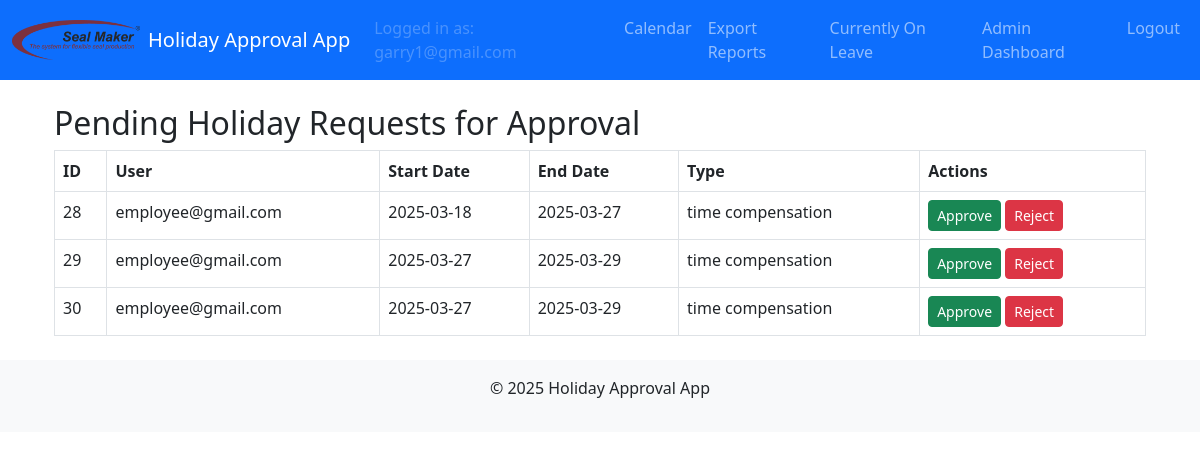
Before: /approval_requests (signed in) with the older database file.
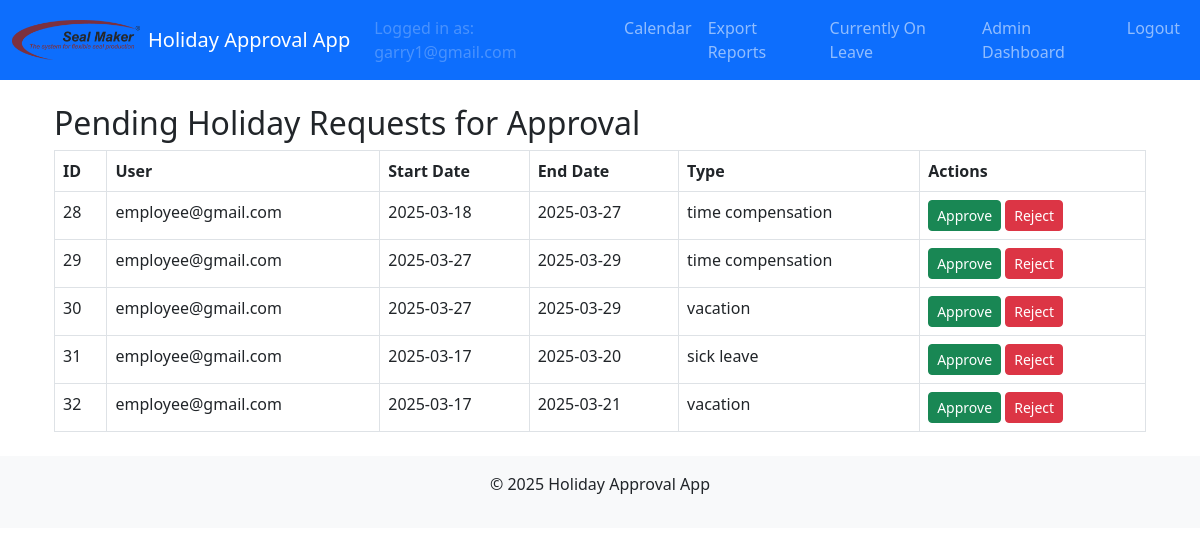
After: the same page with the newer database file.
### models.py (models this page shows, shortened)
class HolidayRequest(db.Model):
    id = db.Column(db.Integer, primary_key=True)
    user_id = db.Column(db.Integer, db.ForeignKey('user.id'), nullable=False)
    start_date = db.Column(db.Date, nullable=False)
    end_date = db.Column(db.Date, nullable=False)
    request_type = db.Column(db.String(50), nullable=False)  # e.g., 'vacation', 'time compensation'
    status = db.Column(db.String(20), nullable=False, default='pending')
    comment = db.Column(db.String(200))
    user = db.relationship('User', backref=db.backref('holiday_requests', lazy=True))
    approvals = db.relationship('Approval', backref='holiday_request', lazy=True)

class User(UserMixin, db.Model):
    id = db.Column(db.Integer, primary_key=True)
    email = db.Column(db.String(120), unique=True, nullable=False)
    name = db.Column(db.String(120), nullable=True)           # Full name field
    cost_center = db.Column(db.String(50), nullable=True)       # Cost center field
    password_hash = db.Column(db.String(128), nullable=False)
    role = db.Column(db.String(20), nullable=False)             # Roles: employee, supervisor, manager, admin, hr, sub-admin
    time_off_balance = db.Column(db.Float, nullable=False, default=20.0, server_default="20.0")
    active = db.Column(db.Boolean, nullable=False, default=True, server_default="1")
    department = db.Column(db.String(100), nullable=True)       # Department field
    force_password_reset = db.Column(db.Boolean, nullable=False, default=False, server_default="0")

### main/routes.py (the view)
@main_bp.route('/approval_requests')
@login_required
def approval_requests():
    if current_user.role not in ['supervisor', 'manager', 'admin']:
        flash(_("Access denied: you do not have permission to view this page."), "danger")
        return redirect(url_for('main.calendar'))
    pending_requests = HolidayRequest.query.filter_by(status='pending').all()
    return render_template('approval_requests.html', requests=pending_requests)

### app.py (called while the page is built, shortened)
def create_app():
    app = Flask(__name__)
    app.config.from_object(Config)
    db.init_app(app)
    migrate.init_app(app, db)
    login_manager.init_app(app)
    bcrypt.init_app(app)
    mail.init_app(app)
    babel = Babel(app)
    babel.locale_selector_func = lambda: request.accept_languages.best_match(app.config['LANGUAGES'])
    @app.context_processor
    def inject_locale():
        return dict(get_locale=babel.locale_selector_func)
    login_manager.login_view = 'auth.login'
    @login_manager.user_loader
    def load_user(user_id):
        return User.query.get(int(user_id))

### templates/approval_requests.html
{% extends "layout.html" %}
{% block content %}
<div class="container">
  <h2>{{ _("Pending Holiday Requests for Approval") }}</h2>
  {% if requests %}
    <table class="table table-bordered">
      <thead>
        <tr>
          <th>{{ _("ID") }}</th>
          <th>{{ _("User") }}</th>
          <th>{{ _("Start Date") }}</th>
          <th>{{ _("End Date") }}</th>
          <th>{{ _("Type") }}</th>
          <th>{{ _("Actions") }}</th>
        </tr>
      </thead>
      <tbody>
        {% for req in requests %}
        <tr>
          <td>{{ req.id }}</td>
          <td>{{ req.user.email }}</td>
          <td>{{ req.start_date.strftime('%Y-%m-%d') }}</td>
          <td>{{ req.end_date.strftime('%Y-%m-%d') }}</td>
          <td>{{ _(req.request_type) }}</td>
          <td>
            <a href="{{ url_for('main.update_request', request_id=req.id, action='approve') }}" class="btn btn-success btn-sm">{{ _("Approve") }}</a>
            <a href="{{ url_for('main.update_request', request_id=req.id, action='reject') }}" class="btn btn-danger btn-sm">{{ _("Reject") }}</a>
          </td>
        </tr>
        {% endfor %}
      </tbody>
    </table>
  {% else %}
    <p>{{ _("No pending requests found.") }}</p>
  {% endif %}
</div>
{% endblock %}

Changed rows visible on the page:
changed HolidayRequest id 30: request_type "time compensation" → "vacation"
added HolidayRequest: id "31", user.email "employee@gmail.com", start_date "2025-03-17", end_date "2025-03-20"
added HolidayRequest: id "32", user.email "employee@gmail.com", start_date "2025-03-17", end_date "2025-03-21"
